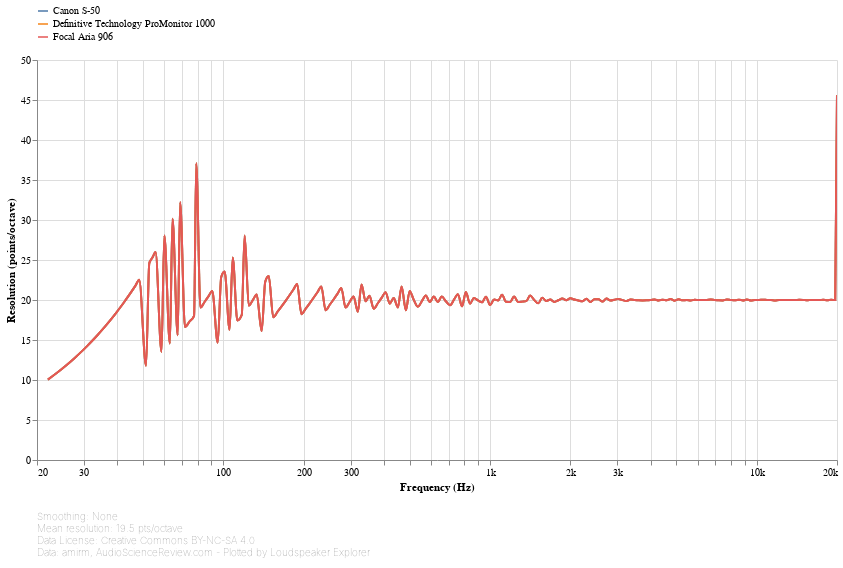

Write notebook code for a chart like this one.
### Markdown cell above
## Resolution

This chart shows the resolution of the input data at each frequency. For each point, resolution is calculated by looking at the distance from the previous point. The larger the distance, the lower the resolution.

A straight, horizontal line means that resolution is constant throughout the spectrum, or in other words, points are equally spaced in log-frequency. Some Loudspeaker Explorer features, especially smoothing and detrending, implicitly assume that this is the case, and might produce inaccurate results otherwise.

### Code cell
#@markdown
conditional_chart(max_standalone_speaker_count, lambda: frequency_response_chart(
    speakers_fr_ready
        .pipe(lsx.pd.index_as_columns)
        .set_index('Speaker')
        .set_index('Frequency [Hz]', append=True, drop=False)
        .groupby('Speaker').apply(lambda frequencies: frequencies / frequencies.shift(1))
        .pipe(np.log2)
        .pow(-1)
        .rename(columns={'Frequency [Hz]': 'Resolution (points/octave)'})
        .pipe(lsx.pd.remap_columns, {
            'Resolution (points/octave)': 'value',
        }),
    lambda chart: lsx.util.pipe(chart
        .encode(
            alt.Y('value', type='quantitative', title='Resolution (points/octave)', axis=alt.Axis(grid=True)),
            speaker_color()),
        speaker_input),
    lambda chart: lsx.alt.interactive_line(chart),
    alter_tooltips=lambda tooltips:
        ([alt.Tooltip('speaker', title='Speaker')]
            if speakers_fr_ready.index.get_level_values('Speaker').nunique() > 1 else []) +
        tooltips +
        [alt.Tooltip('value', type='quantitative', title='Resolution (points/octave)', format='.2f')]
))

### Figure 1 — Vega-Lite specification as saved in the notebook (floating-point values rounded to 4 significant figures; data arrays with more than 128 entries replaced by an {"elided": "..."} marker saying what was removed)
{"config": {"view": {"continuousWidth": 400, "continuousHeight": 300, "opacity": 0}}, "vconcat": [{"layer": [{"mark": {"type": "line", "clip": true, "interpolate": "monotone"}, "encoding": {"opacity": {"condition": {"value": 1, "selection": "selector001"}, "value": 0.2}}, "selection": {"selector001": {"type": "multi", "encodings": ["color"], "bind": "legend"}, "selector003": {"type": "interval", "bind": "scales", "encodings": ["x", "y"]}, "selector004": {"type": "single", "fields": ["speaker"], "bind": {"input": "select", "options": [null, "Canon S-50", "Definitive Technology ProMonitor 1000", "Focal Aria 906"], "labels": ["All", "Canon S-50", "Definitive Technology ProMonitor 1000", "Focal Aria 906"], "name": "Speaker: "}}}}, {"mark": {"type": "circle", "clip": true, "size": 100}, "encoding": {"fillOpacity": {"condition": {"value": 0.3, "selection": "selector002"}, "value": 0}}, "selection": {"selector002": {"type": "single", "on": "mouseover", "clear": "mouseout", "empty": "none", "encodings": ["x", "y"]}}}], "data": {"name": "data-477eb0f377fce6ec4c66d41e9ebf3955"}, "encoding": {"color": {"type": "nominal", "field": "speaker", "legend": {"direction": "vertical", "labelLimit": 600, "orient": "top", "symbolType": "stroke"}, "title": null}, "tooltip": [{"type": "nominal", "field": "speaker", "title": "Speaker"}, {"type": "quantitative", "field": "frequency", "format": ".03s", "title": "Frequency (Hz)"}, {"type": "quantitative", "field": "value", "format": ".2f", "title": "Resolution (points/octave)"}], "x": {"type": "quantitative", "axis": {"format": "s"}, "field": "frequency", "scale": {"base": 10, "domain": [20, 20000], "nice": false, "type": "log"}, "title": "Frequency (Hz)"}, "y": {"type": "quantitative", "axis": {"grid": true}, "field": "value", "title": "Resolution (points/octave)"}}, "height": 400, "transform": [{"flatten": ["frequency", "value"]}, {"filter": {"selection": "selector004"}}], "width": 800}, {"mark": "text", "height": 1, "title": {"text": ["Smoothing: None", "Mean resolution: 19.5 pts/octave", "Data License: Creative Commons BY-NC-SA 4.0", "Data: amirm, AudioScienceReview.com - Plotted by Loudspeaker Explorer"], "anchor": "start", "color": "gray", "fontSize": 10, "fontWeight": "lighter"}, "width": 600}], "resolve": {"legend": {"color": "independent"}}, "$schema": "https://vega.github.io/schema/vega-lite/v4.8.1.json", "datasets": {"data-477eb0f377fce6ec4c66d41e9ebf3955": [{"speaker": "Canon S-50", "frequency": {"elided": "194 float values"}, "value": {"elided": "194 float values"}}, {"speaker": "Definitive Technology ProMonitor 1000", "frequency": {"elided": "194 float values"}, "value": {"elided": "194 float values"}}, {"speaker": "Focal Aria 906", "frequency": {"elided": "194 float values"}, "value": {"elided": "194 float values"}}]}}
